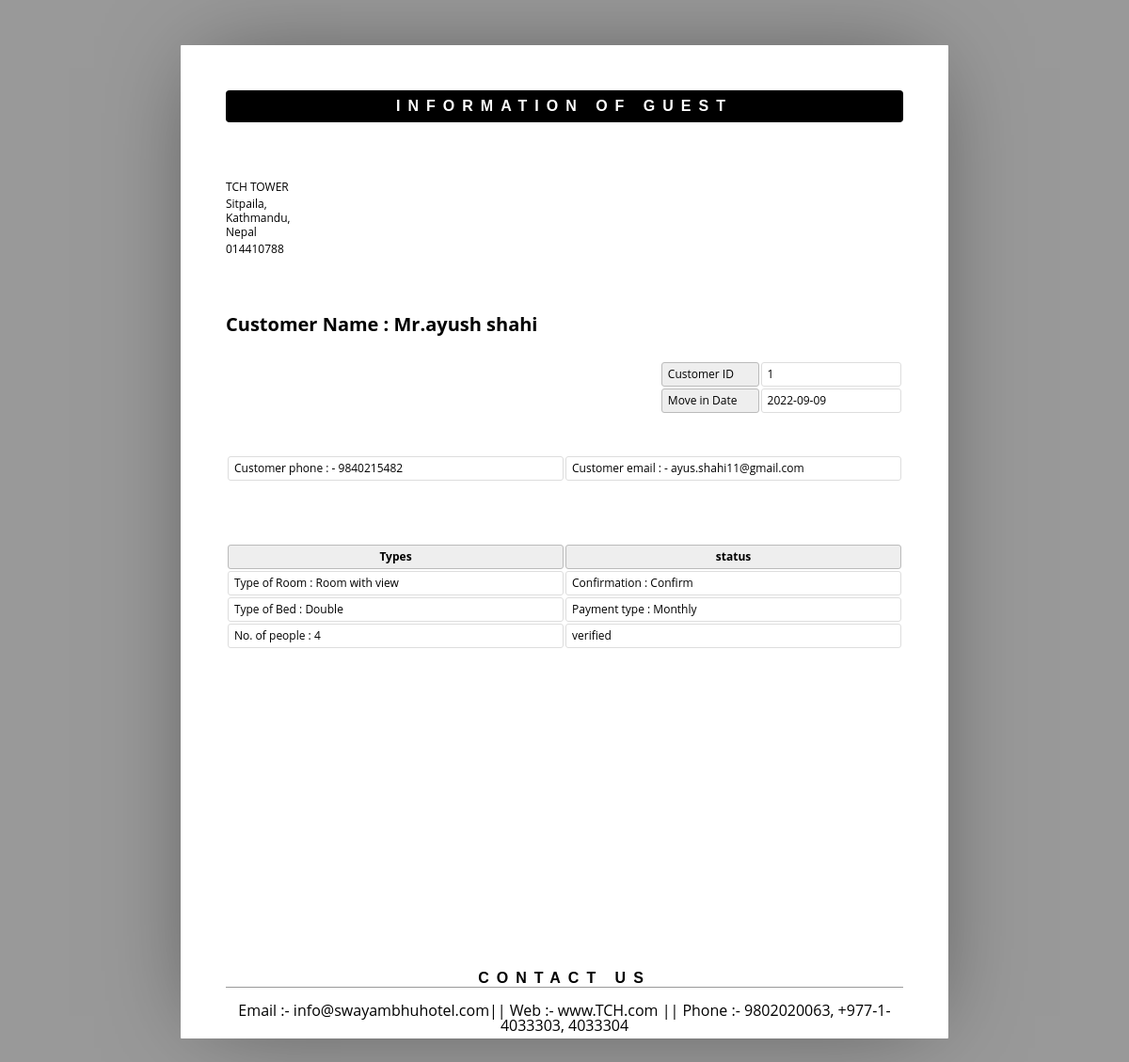
Page /TCH/admin/show.php?sid=1 on the committed database.
### tables this page shows
CREATE TABLE `roombook` (
  `id` int(10) NOT NULL,
  `Title` varchar(5) DEFAULT NULL,
  `FName` text DEFAULT NULL,
  `LName` text DEFAULT NULL,
  `Email` varchar(50) DEFAULT NULL,
  `Phone` text DEFAULT NULL,
  `TRoom` varchar(20) DEFAULT NULL,
  `Bed` varchar(10) DEFAULT NULL,
  `People` varchar(2) DEFAULT NULL,
  `Payment` varchar(15) DEFAULT NULL,
  `Movein` date DEFAULT NULL,
  `Occupancy` date DEFAULT NULL,
  `stat` varchar(15) DEFAULT NULL
);

### TCH/admin/show.php (the view, shortened to what this page needs)
<html>
	<head>
	</head>
	<body>
	<?php
	include ('db.php');
	$pid = $_GET['sid'];
	$sql ="select * from roombook where id = '$pid' ";
	$re = mysqli_query($con,$sql);
	while($row=mysqli_fetch_array($re))
	{       $id = $row['id'];
			$title = $row['Title'];
			$fname = $row['FName'];
			$lname = $row['LName'];
			$email = $row['Email'];
			$Phone = $row['Phone'];
			$troom = $row['TRoom'];
			$tbed = $row['Bed'];
			$people = $row['People'];
			$payment = $row['Payment'];
			$min = $row['Movein'];
			$sta = $row['stat'];
	}
	?>
		<header>
			<h1>Information of Guest</h1>
			<address >
					<br>
		<br>
		<br>
				<p>TCH TOWER</p>
				<p>Sitpaila,<br>Kathmandu,<br>Nepal</p>
				<p>014410788</p>
			</address>
		</header>
		<article>
          <address >
				<p>Customer Name  :   <?php echo $title.$fname." ".$lname;?><br></p>
			</address>
			<table class="meta">
					<br>
		<br>
		<br>
				<tr>
					<th><span >Customer ID</span></th>
					<td><span ><?php echo $id; ?></span></td>
				</tr>
				<tr>
					<th><span >Move in Date</span></th>
					<td><span ><?php echo $min; ?> </span></td>
				</tr>
			</table>
			<table >
					<tr>
						<td>Customer phone : -  <?php echo $Phone; ?> </td>
						<td>Customer email : -  <?php echo $email; ?> </td>
					</tr>
				</table>
				<br>
				<br>
			<table class="inventory">
				<thead>
					<tr>
						<th><span >Types</span></th>
						<th><span >status</span></th>
					</tr>
				</thead>
				<tbody>
					<tr>
						<td><span >Type of Room : <?php echo $troom; ?></span></td>
						<td><span >Confirmation : <?php echo $sta; ?></span></td>
					 <br>
					</tr>
					<tr>
							<td><span >Type of Bed : <?php echo $tbed; ?> </span></td>
							<td><span >Payment type : <?php echo $payment; ?></span></td>
					</tr>
					<br>
					<tr>
						<td><span > No. of people : <?php echo $people; ?>  </span></td>
						<td><span > verified</span></td>
					</tr>
				</tbody>
			</table>
		</article>
		<br>
		<br>
         <br>
		<br>
<br>
		<br>
<br>
		<br>
		<br>
		<br>
		<br>
		<br>
		<br>
		<br>
		<br>
		<br>
		<aside>
			<h1><span >Contact us</span></h1>
			<div >
				<p align="center">Email :- info@swayambhuhotel.com|| Web :- www.TCH.com || Phone :- 9802020063, +977-1-4033303, 4033304</p>
			</div>
		</aside>
	</body>
</html>

### TCH/admin/show.php (style rules this page uses)
* { border: 0; box-sizing: content-box; color: inherit; font-family: inherit; font-size: inherit; font-style: inherit; font-weight: inherit; line-height: inherit; list-style: none; margin: 0; padding: 0; text-decoration: none; vertical-align: top; }
h1 { font: bold 100% sans-serif; letter-spacing: 0.5em; text-align: center; text-transform: uppercase; }
table { font-size: 75%; table-layout: fixed; width: 100%; }
table { border-collapse: separate; border-spacing: 2px; }
th, td { border-width: 1px; padding: 0.5em; position: relative; text-align: left; }
th, td { border-radius: 0.25em; border-style: solid; }
th { background: #EEE; border-color: #BBB; }
td { border-color: #DDD; }
html { font: 16px/1 'Open Sans', sans-serif; overflow: auto; padding: 0.5in; }
html { background: #999; cursor: default; }
body { box-sizing: border-box; height: 11in; margin: 0 auto; overflow: hidden; padding: 0.5in; width: 8.5in; }
body { background: #FFF; border-radius: 1px; box-shadow: 0 0 1in -0.25in rgba(0, 0, 0, 0.5); }
header { margin: 0 0 3em; }
header:after { clear: both; content: ""; display: table; }
header h1 { background: #000; border-radius: 0.25em; color: #FFF; margin: 0 0 1em; padding: 0.5em 0; }
header address { float: left; font-size: 75%; font-style: normal; line-height: 1.25; margin: 0 1em 1em 0; }
header address p { margin: 0 0 0.25em; }
article, article address, table.meta, table.inventory { margin: 0 0 3em; }
article:after { clear: both; content: ""; display: table; }
article address { float: left; font-size: 125%; font-weight: bold; }
table.meta, table.balance { float: right; width: 36%; }
table.meta:after, table.balance:after { clear: both; content: ""; display: table; }
table.meta th { width: 40%; }
table.meta td { width: 60%; }
table.inventory { clear: both; width: 100%; }
table.inventory th { font-weight: bold; text-align: center; }
table.inventory td:nth-child(1) { width: 26%; }
table.inventory td:nth-child(2) { width: 38%; }
aside h1 { border: none; border-width: 0 0 1px; margin: 0 0 1em; }
aside h1 { border-color: #999; border-bottom-style: solid; }

### rows in the picture
roombook: Title "Mr.", FName "ayush", LName "shahi", id "1", Movein "2022-09-09", Phone "9840215482", Email "ayus.shahi11@gmail.com", TRoom "Room with view", stat "Confirm", Bed "Double", Payment "Monthly", People "4"
